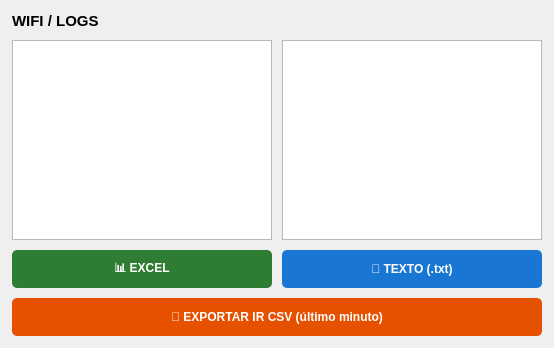
          <widget class="QWidget" name="tab_LOGS">
           <attribute name="title">
            <string>LOGS</string>
           </attribute>
           <layout class="QVBoxLayout" name="verticalLayout_tab_logs">
            <property name="spacing">
             <number>10</number>
            </property>
            <property name="leftMargin">
             <number>12</number>
            </property>
            <property name="topMargin">
             <number>12</number>
            </property>
            <property name="rightMargin">
             <number>12</number>
            </property>
            <property name="bottomMargin">
             <number>12</number>
            </property>
            <item>
             <widget class="QLabel" name="label_udp_2">
              <property name="font">
               <font>
                <pointsize>11</pointsize>
                <bold>true</bold>
               </font>
              </property>
              <property name="text">
               <string>WIFI / LOGS</string>
              </property>
             </widget>
            </item>
            <item>
             <layout class="QHBoxLayout" name="horizontalLayout_debug_browsers">
              <property name="spacing">
               <number>10</number>
              </property>
              <item>
               <widget class="QTextBrowser" name="textBrowserUnProcessed">
                <property name="minimumSize">
                 <size>
                  <width>260</width>
                  <height>200</height>
                 </size>
                </property>
               </widget>
              </item>
              <item>
               <widget class="QTextBrowser" name="textBrowserProcessed">
                <property name="minimumSize">
                 <size>
                  <width>260</width>
                  <height>200</height>
                 </size>
                </property>
               </widget>
              </item>
             </layout>
            </item>
            <item>
             <layout class="QHBoxLayout" name="horizontalLayout_debug_buttons">
              <property name="spacing">
               <number>10</number>
              </property>
              <item>
               <widget class="QPushButton" name="pushButton_exportExcel">
                <property name="minimumSize">
                 <size>
                  <width>0</width>
                  <height>38</height>
                 </size>
                </property>
                <property name="font">
                 <font>
                  <bold>true</bold>
                 </font>
                </property>
                <property name="styleSheet">
                 <string notr="true">QPushButton { background-color: #2e7d32; color: white; border-radius: 5px; font-weight: bold; } QPushButton:hover { background-color: #388e3c; }</string>
                </property>
                <property name="text">
                 <string>📊 EXCEL</string>
                </property>
               </widget>
              </item>
              <item>
               <widget class="QPushButton" name="pushButton_exportTxt">
                <property name="minimumSize">
                 <size>
                  <width>0</width>
                  <height>38</height>
                 </size>
                </property>
                <property name="font">
                 <font>
                  <bold>true</bold>
                 </font>
                </property>
                <property name="styleSheet">
                 <string notr="true">QPushButton { background-color: #1976d2; color: white; border-radius: 5px; font-weight: bold; } QPushButton:hover { background-color: #1e88e5; }</string>
                </property>
                <property name="text">
                 <string>📄 TEXTO (.txt)</string>
                </property>
               </widget>
              </item>
             </layout>
            </item>
            <item>
             <widget class="QPushButton" name="pushButton_exportIrCsv">
              <property name="minimumSize">
               <size>
                <width>0</width>
                <height>38</height>
               </size>
              </property>
              <property name="font">
               <font>
                <bold>true</bold>
               </font>
              </property>
              <property name="styleSheet">
               <string notr="true">QPushButton { background-color: #e65100; color: white; border-radius: 5px; font-weight: bold; } QPushButton:hover { background-color: #ef6c00; }</string>
              </property>
              <property name="text">
               <string>📡 EXPORTAR IR CSV (último minuto)</string>
              </property>
             </widget>
            </item>
           </layout>
          </widget>
